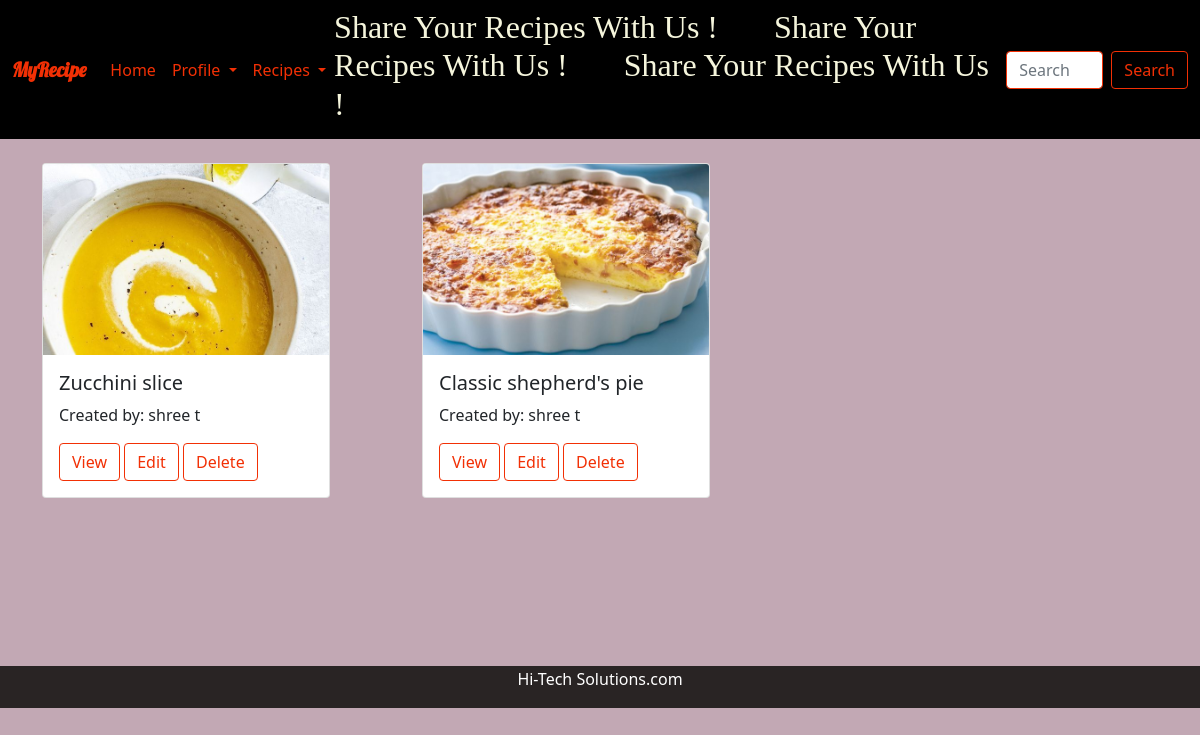
The page /users/Viewrecip (signed in) on the database its author committed.
### recipes/models.py (models this page shows, shortened)
class recipe(models.Model):
    recipe_name = models.CharField(max_length=120)
    ingredient = models.CharField(max_length=600)
    category = models.CharField(max_length=120)
    recipe_pic = models.ImageField(upload_to="images")
    How_to_make = models.CharField(max_length=200)
    stat = models.CharField(max_length=600,default="")
    created_by = models.ForeignKey(to=User,on_delete=models.CASCADE)

### users/views.py (the view)
# urls.py: path('Viewrecip',views.Viewrecip.as_view(),name="Viewrecip"),
class Viewrecip(TemplateView):
    context = {}
    template_name = 'users/Viewrecip.html'
    def get(self,request,*args,**kwargs):
        user_id = request.user.id
        try:
            profile = Profile.objects.get(user=user_id)
            self.context['profile'] = profile
        except Exception:
            pass
        data = recipe.objects.filter(created_by=user_id)
        self.context['data'] = data
        return render(request,self.template_name,self.context)

### users/templates/users/Viewrecip.html (shortened to what this page needs)
<!DOCTYPE html>
<html lang="en">
<head>
    <link href="https://cdn.jsdelivr.net/npm/bootstrap@5.0.0-beta3/dist/css/bootstrap.min.css" rel="stylesheet">
    {% load static %}
    <link rel="stylesheet" href="{% static 'users/css/viewprofile.css' %}">
    <link rel="stylesheet" href="{% static 'home/css/home.css' %}">
</head>
<body style="background-color:rgb(194, 168, 180);">
{% include 'home/nav.html' %}
 {% include 'home/card.html' %}
 <br>
 <br><br><br><br><br><br>
<footer>
    <a>Hi-Tech Solutions.com</a></p>
  </footer>
</body>
</html>

### home/templates/home/card.html (shortened to what this page needs)
<div class="container">
  <div class="row row-cols-1 row-cols-md-3 g-4">
  {% for obj in data %}
    {% if obj.created_by == request.user %}
      <div class="col-3">
        <div class="card h-100" style="width: 18rem;">
          <img src="/{{obj.recipe_pic}}" class="card-img-top" alt="...">
          <div class="card-body">
            <h5 class="card-title">{{obj.recipe_name}}</h5>
            <p class="card-text">Created by: {{obj.created_by.first_name}} {{obj.created_by.last_name}}</p>
            <a href="{% url 'viewrecipe' obj.pk %}" class="btn btn-outline-success" id="bt1">View</a>
            <a href="{% url 'editrecipe' obj.pk %}" class="btn btn-outline-success" id="bt2">Edit</a>
            <a href="{% url 'deleterecipe' obj.pk %}" class="btn btn-outline-success" id="bt3">Delete</a>
          </div>
        </div>
      </div>
    {% endif %}
  {% endfor %}
  </div>
</div>

### users/static/users/css/viewprofile.css (style rules this page uses)
img { max-width:100% !important; height:100% !important; }

### home/static/home/css/home.css (style rules this page uses)
.container { position: relative; padding-top:2% }
.btn-outline-success, .btn-outline-success:focus, .btn-outline-success:active, .btn-outline-success:hover { color: #F23005!important ; border-color: #F23005 !important; }
.card-img-top { width: 100%; height: 15vw; object-fit: cover; }

### users/templates/users/Viewrecip.html (style rules this page uses)
footer { text-align: center; padding: 1px; background-color: rgb(41, 36, 36); color: white; }

### rows shown on the page
recipe: recipe_pic (picture), recipe_name "Zucchini slice", created_by.first_name "shree", created_by.last_name "t"
recipe: recipe_pic (picture), recipe_name "Classic shepherd's pie", created_by.first_name "shree", created_by.last_name "t"
